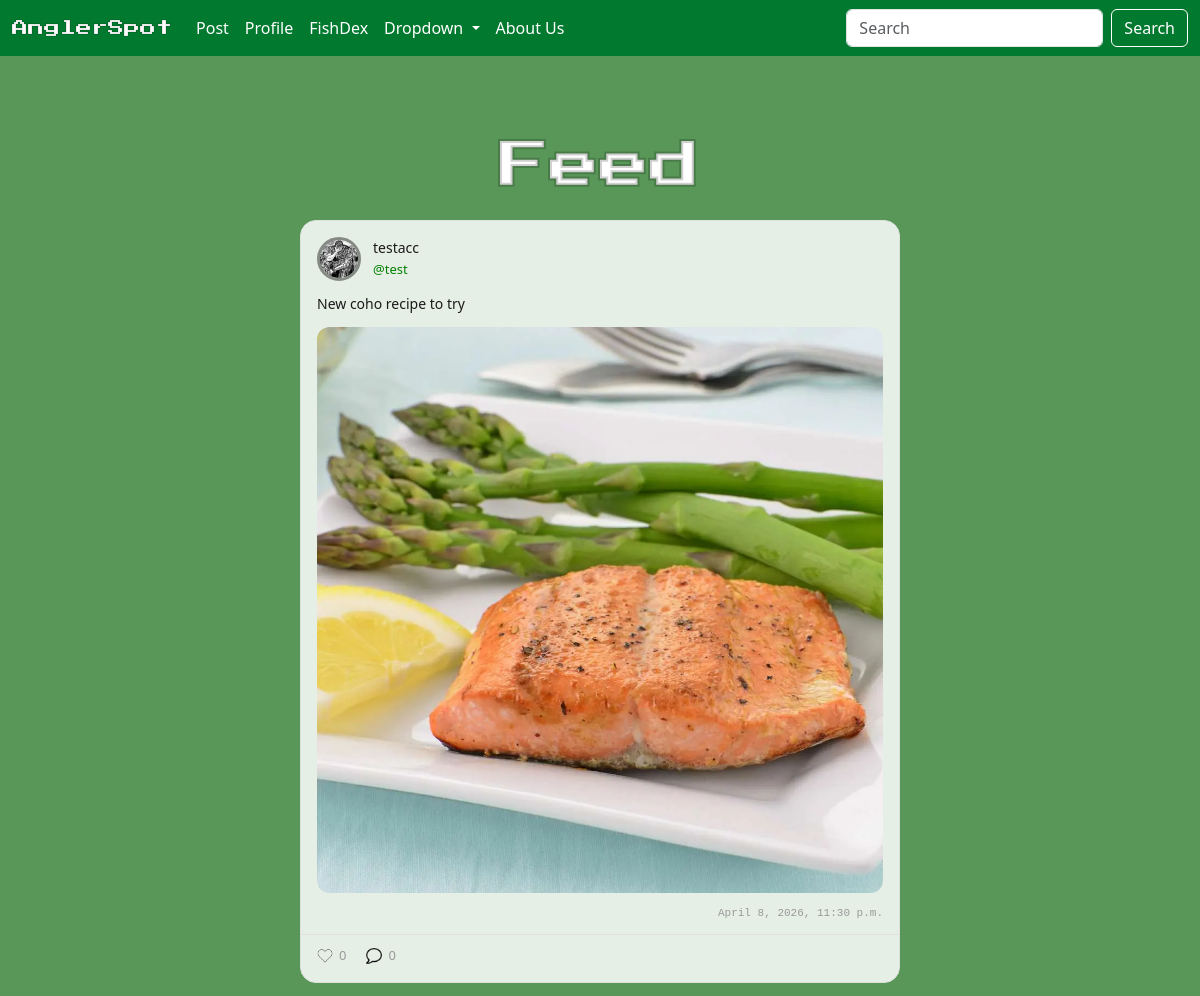
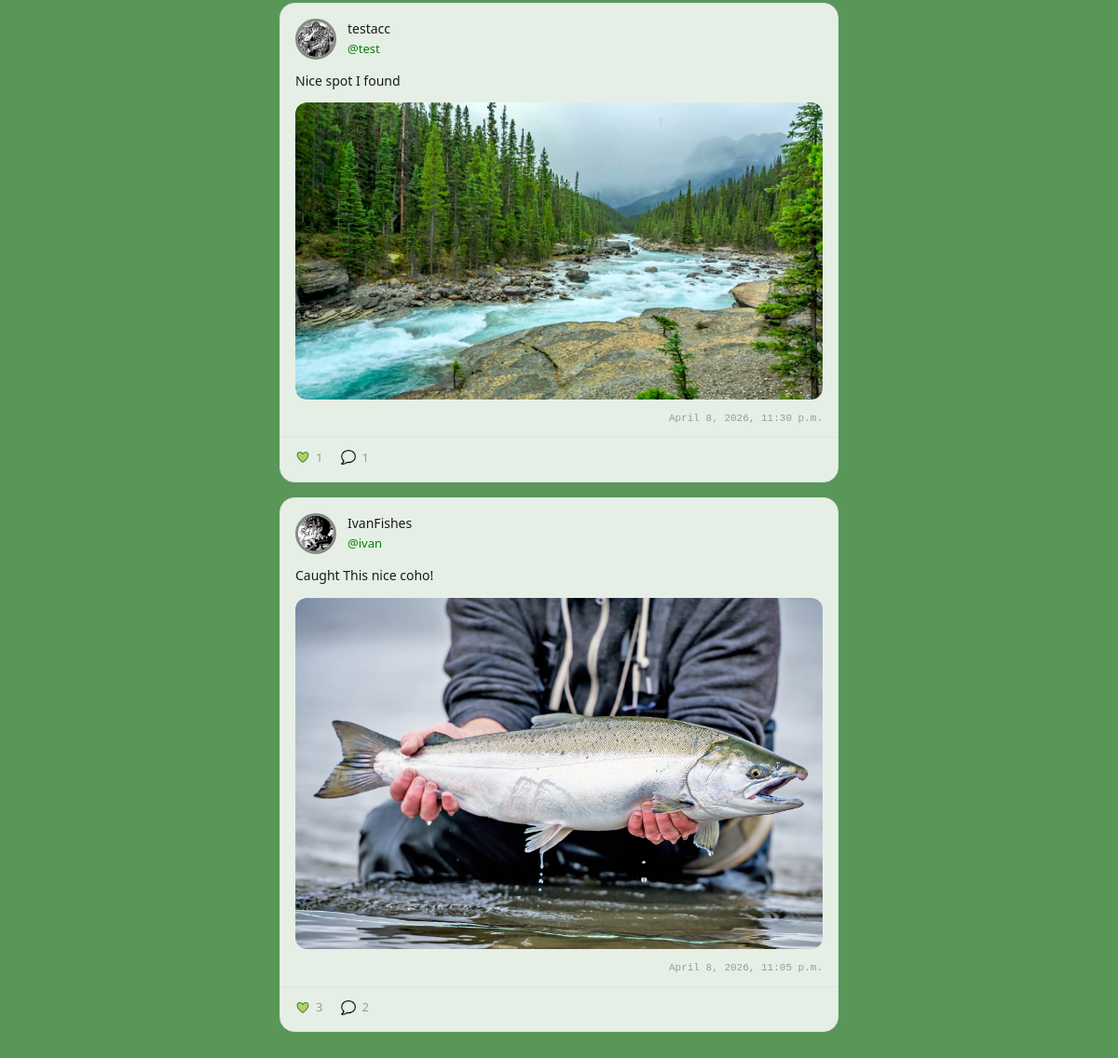
Page / (signed in) on the committed database (2 pictures, top to bottom).
### angler/models/post.py (models this page shows, shortened)
class Post(models.Model):
    user = models.ForeignKey(User, on_delete=models.CASCADE)
    text = models.TextField()
    created_date = models.DateTimeField(auto_now=True)
    image = models.ImageField (upload_to='post_img/', blank=True)
    @property
    def like_count(self):
        likes = Like.objects.filter(post=self).count()
        return likes
    @property
    def comment_count(self):
        comments = Comment.objects.filter(post=self).count()
        return comments

### angler/models/user.py (models this page shows, shortened)
class User(AbstractUser):
    is_private = models.BooleanField(default=False)
    points = models.PositiveIntegerField(default=0) #previous idea have a cap on points validators=[MaxValueValidator(5000)]
    @property
    def get_profile_name(self):
        return Profile.objects.get(user=self).profile_name
    def get_profile_image(self):
        return Profile.objects.get(user=self).profile_image

class Profile(models.Model):
    user = models.OneToOneField(User, on_delete=models.CASCADE)
    profile_image = models.ImageField(default='default_profile_img.jpg', upload_to='profile_img/', null=False, blank=True)
    profile_name = models.CharField(max_length=16, blank=True)
    bio = models.TextField(max_length=500, blank=True)

### angler/views/main_feed.py (the view)
# urls.py: path('', MainFeedView.as_view(), name='home_feed'),
class MainFeedView(LoginRequiredMixin, View):
    login_url = '/login/'
    def get(self, request):
        posts = Post.objects.order_by('-created_date')
        comment_form = PostCommentForm()
        liked_post_ids = set(Like.objects.filter(user=request.user).values_list('post_id', flat=True))
        context = {
            'posts': posts,
            'liked_post_ids':liked_post_ids,
            'comment_form':comment_form
        }
        return render(request, 'angler/main_feed.html', context)

### angler/forms/post.py
class PostCommentForm(forms.ModelForm):
    class Meta:
        model = Comment
        fields = ('text',)
        widgets = {
            'text': forms.Textarea(attrs={'placeholder':'Enter your reply here...'})
        }
        labels = {
            'text':''
        }

### angler/templates/angler/main_feed.html (shortened to what this page needs)
{% extends 'angler/base.html'%}
{% block content %}
<div class="title-row">
    <h2 class="section-title-feed">Feed</h2>
</div>
<div class="feed-container">
    {% for post in posts %}
    <a href="{% url 'post_detail' post_id=post.id %}" class="post-link">
        <div class="post-card">
            <div class="post-header">
                <img class="post-avatar" src="{{ post.user.get_profile_image.url }}" alt="{{ post.user.username }}" />
                <div class="post-header-right">
                    <div class="post-name-row">
                        <span class="post-profilename">{{ post.user.get_profile_name }}</span>
                        <span class="post-username">@{{ post.user.username }}</span>
                    </div>
                </div>
            </div>
            <div class="post-body">
                <p class="post-text">{{ post.text }}</p>
            </div>
            {% if post.image %}
            <div class="post-media">
                <img class="post-image" src="{{ post.image.url }}" alt="post image" />
            </div>
            {% endif %}
            <span class="post-timestamp">{{ post.created_date }}</span>
            <div class="post-footer">
                <div class="post-stat">
                        {% if post.id in liked_post_ids %}
                            <img src="{{ MEDIA_URL }}like_img/liked.png" alt="likes" class="stat-icon"/>
                        {% else %}
                            <img src="{{ MEDIA_URL }}like_img/not_liked.png" alt="likes" class="stat-icon"/>
                        {% endif %}
                        <span class="stat-count">{{ post.like_count }}</span>
                        </div>
                <div class="post-stat">
                    <img src="{{ MEDIA_URL }}comment/comment_icon.png" alt="comments" class="stat-icon" />
                    <span class="stat-count">{{ post.comment_count }}</span>
                </div>
            </div>
        </div>
    </a>
    {% endfor %}
</div>
{% endblock %}

### angler/static/css/style.css (style rules this page uses)
a { text-decoration: none; color: green; }
img { background: transparent; }
.title-row { width: 80vw; margin: 10vh auto 12px; display: flex; align-items: center; justify-content: space-between; }
body { background-color: #599759; }
.feed-container { width: 50vw; margin: 0 auto 10vh; display: flex; flex-direction: column; gap: 16px; padding-top: 12px; }
.post-card { background-color: rgba(255, 255, 255, 0.85); border: 1.5px solid #e0e0e0; border-radius: 16px; padding: 16px; display: flex; flex-direction: column; gap: 12px; transition: border-color 0.15s; }
.post-username { font-size: 14px; font-weight: 500; color: #1a1a1a; }
.post-timestamp { font-size: 11px; color: #999; font-family: monospace; }
.post-media { width: 100%; border-radius: 12px; overflow: hidden; }
.post-image { width: 100%; height: auto; max-height: 600px; object-fit: cover; display: block; border-radius: 12px; }
.post-body { display: flex; flex-direction: column; gap: 6px; width: 100%; align-items: flex-start; }
.post-text { font-size: 14px; color: #1a1a1a; line-height: 1.6; margin: 0; align-self: flex-start; }
.post-footer { display: flex; align-items: center; gap: 20px; }
.post-stat { display: flex; align-items: center; gap: 6px; }
.stat-icon { width: 16px; height: 16px; object-fit: contain; }
.stat-count { font-size: 13px; color: #999; }
.post-card { text-decoration: none; color: inherit; }
.post-link { display: flex; flex-direction: column; gap: 12px; text-decoration: none; color: inherit; cursor: pointer; }
.section-title-feed { width: 80vw; margin: 0; font-size: 50px; font-weight: 500; font-family: 'Press Start 2P'; color: #ffffff; -webkit-text-stroke: 4px #0000002f; text-align: center; }
.post-header { display: flex; align-items: flex-start; gap: 12px; }
.post-avatar { width: 44px; height: 44px; border-radius: 50%; object-fit: cover; flex-shrink: 0; border: 3px solid #0000006c; box-shadow: inset 0px 4px 10px rgba(0, 0, 0, 0.158); }
.post-header-right { display: flex; flex-direction: column; gap: 4px; width: 100%; }
.post-name-row { display: flex; flex-direction: column; gap: 2px; }
.post-profilename { font-size: 14px; font-weight: 500; color: #1a1a1a; }
.post-username { font-size: 13px; color: green; }
.post-timestamp { font-size: 11px; color: #999; font-family: monospace; align-self: flex-end; }

### rows in the picture
Post: user.get_profile_image (picture), user.get_profile_name "testacc", user.username "test", text "New coho recipe to try", image (picture), created_date "April 8, 2026, 11:30 p.m.", like_count "0", comment_count "0"
Post: user.get_profile_image (picture), user.get_profile_name "testacc", user.username "test", text "Nice spot I found", image (placeholder picture), created_date "April 8, 2026, 11:30 p.m.", like_count "1", comment_count "1"
Post: user.get_profile_image (picture), user.get_profile_name "IvanFishes", user.username "ivan", text "Caught This nice coho!", image (picture), created_date "April 8, 2026, 11:05 p.m.", like_count "3", comment_count "2"
